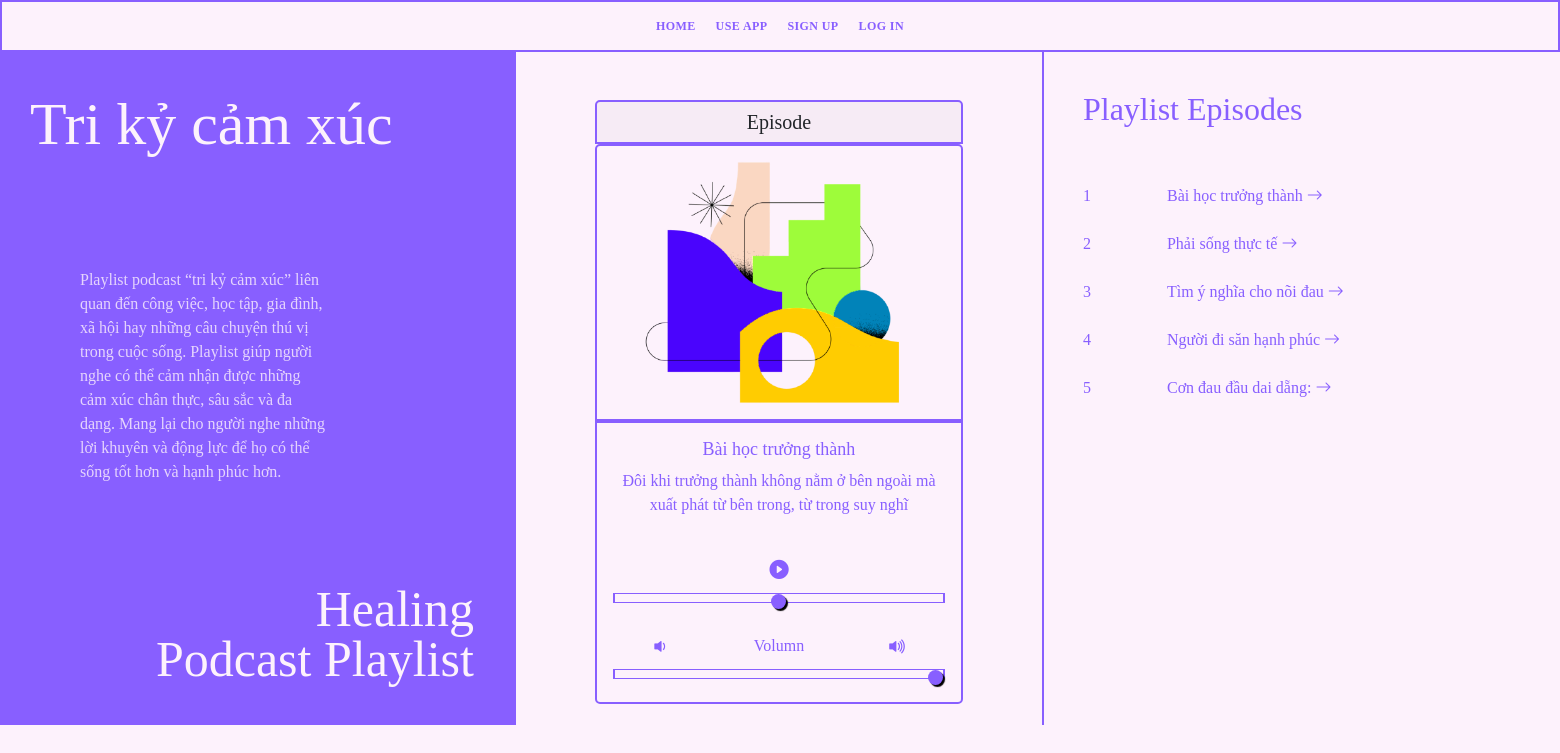
The page /playlist_play/1 on the database its author committed.
### app.py (models this page shows)
class Playlists(db.Model):
    id = db.Column(db.Integer, primary_key=True)
    title = db.Column(db.String(255), nullable=False)
    description = db.Column(db.Text, nullable=False)
    audios = db.relationship('Audio', backref='playlist')

class Audio(db.Model):
    id = db.Column(db.Integer, primary_key=True)
    name = db.Column(db.String(64), unique=True)
    title = db.Column(db.String(255), nullable=False)
    description = db.Column(db.Text, nullable=False)
    path = db.Column(db.String(256))
    date_posted = db.Column(db.DateTime, default=datetime.utcnow)
    playlist_id = db.Column(db.Integer, db.ForeignKey('playlists.id'))

### app.py (the view)
@app.route("/playlist_play/<int:id>", methods=["GET", "POST"])
def playlist_play(id):
    playlist = Playlists.query.get_or_404(id)
    podcast = Audio.query.filter_by(playlist_id=id).first()
    name = 'audio_files/' + podcast.name
    all_podcasts = Audio.query.order_by(Audio.date_posted)
    return render_template('playlist_play.html', playlist=playlist, podcast=podcast, name=name, all_podcasts=all_podcasts)

### form_backup.py
class SearchForm(FlaskForm):
    searched = StringField("Searched", validators=[DataRequired()])
    submit = SubmitField("Search now")

### app.py (called while the page is built)
@app.context_processor
def base():
    form = SearchForm()
    return dict(form=form)

### templates/playlist_play.html (shortened to what this page needs)
{% include 'navbar3.html' %}
    <div class="row">
        <div class="col-4" style="background-color: var(--purple-color); height: 675px; margin-top: 50px;">
            <h1 class="text-bg medium-heading" style="margin-left:30px; margin-top: 50px;">{{playlist.title}}</h1>
            <p class="text-bg opacity-8" style="margin-left: 80px; margin-top: 120px; max-width: 250px;">{{playlist.description}}</p>
            <h1 class="text-bg small-heading text-right" style="margin-right:30px; margin-top: 100px;">Healing <br> Podcast Playlist</h1>
        </div>
        <div class="col-4 text-center border-right " style="margin-top: 50px;">
            <div class="card up" style="width: 23rem; margin: auto; margin-top:50px; ">
              <h5 class="card-header border-purple">Episode</h5>
              <img src="{{ url_for('static', filename = 'imgs/shapes/rm_6.png') }}" class="card-img-top border-purple" style="background: transparents;">
              <div class="card-body card-primary-color">
                <h4 class="card-title">{{podcast.title}}</h4>
                <p class="card-text">{{podcast.description}}</p>
                <br>
                <div id="audio-player-container">
                  <div id="seek-container">
                    <div class="row">
                      <div class="col">
                      </div>
                      <div class="col" style="font-size: larger;">
                        <div id="play-pause-container">
                          <i id="play-button" class="bi bi-play-circle-fill"></i>
                        </div>
                      </div>
                      <div class="col">
                      </div>
                    </div>
                    <input id="seekslider" class="my-slider" type="range" min="0" step="1" value="">
                  </div>
                  <br>
                  <div id="volume-container">
                    <div class="row">
                      <div class="col">
                        <div id="vol-down-btn" class="vol-btn" style="font-size:larger">
                          <i class="bi bi-volume-down-fill"></i>
                        </div>
                      </div>
                      <div class="col">
                        <div>Volumn</div>
                      </div>
                      <div class="col">
                        <div id="vol-up-btn" class="vol-btn" style="font-size:larger">
                          <i class="bi bi-volume-up-fill"></i>
                        </div>
                      </div>
                    </div>
                    <input id="volume-slider" class="my-slider" type="range" min="0" max="1" value="1" step="0.1"> <br>
                  </div>
                </div>
              </div>
            </div>
        </div>
        <div class="col-4 text-purple" style="margin-top: 90px;">
          <div class="container" style="margin-left: 15px">
            <h2 class="moveLeft">Playlist Episodes</h2>
            <br><br>
            {% for podcast in all_podcasts %}
              {% if podcast.playlist_id == playlist.id %}
                <div class="row border-bottom-episode episode moveLeft">
                  <div class="col-2">
                    <div>{{podcast.id}}</div>
                  </div>
                  <div class="col-10">
                    <a href="{{url_for('podcast', id=podcast.id)}}">{{podcast.title}} <i class="bi bi-arrow-right"></i></a>
                  </div>
                </div>
                <br>
              {% endif %}
            {% endfor %}
          </div>
        </div>
    </div>

### static/css/index.css (style rules this page uses)
:root { --dark-color: black; --body-font-size: 1.2rem; --body-font-color: var(--purple-color); --body-font-active: #8774f1; --purple-color-dark: #5215fc; --purple-color: #885fff; --purple-color-light: #8774f1; --pink-color: #ee93a9; --light-color: #febfad; --bg-color: #fdf2fc; --dark-light-color: #1e1e1e; --bs-border-width: 1px; --bs-border-style: solid; --white-color: white; --gray-color: #f1f1f1; }
body { background-color: var(--bg-color); background-attachment: fixed; color: #4e4e4e; font-family: Cambria, Cochin, Georgia, Times, 'Times New Roman', serif; max-width: 100%; overflow-x: hidden; }
a { color: var(--purple-color); text-decoration: none; transition: all 0.5s; }
.my-slider { appearance: none; width: 100%; height: 10px; border: 2px solid var(--purple-color); }
.border-purple { border: 2px solid var(--purple-color); }
.border-right { border-right: 2px solid var(--purple-color); }
.text-purple { color: var(--purple-color-light); }
.text-bg { color: var(--bg-color); }
.medium-heading { font-size: 60px; line-height: 80%; }
.small-heading { font-size: 50px; line-height: 100%; }
.text-right { text-align: right; }
.card { --bs-card-bg: transparent; }
.card-primary-color { background-color: var(--bg-color); color: var(--purple-color); border: 2px solid var(--purple-color); border-bottom-left-radius: 5px; border-bottom-right-radius: 5px; }
.opacity-8 { opacity: 0.8; }
.card-title { font-size: 18px; }
.text-purple { color: var(--purple-color); }
.moveLeft { opacity: 0; filter: blur(10px); transform: translateX(400px); transition: all 1.5s; }
.moveLeftAlready { opacity: 1; filter: blur(0); transform: translateX(0); }
.up { opacity: 0; filter: blur(10px); transform: translateY(200px); transition: all 1.5s; }
.upAlready { opacity: 1; filter: blur(0); transform: translateY(0); }

### rows shown on the page
Playlists: title "Tri kỷ cảm xúc", description "Playlist podcast “tri kỷ cảm xúc” liên quan đến công việc, học tập, gia đình, xã hội hay những câu chuyện thú vị trong cuộc sống. Playlist giúp người nghe có thể cảm nhận được những cảm xúc chân thực, sâu sắc và đa dạng. Mang lại cho người nghe những lời khuyên và động lực để họ có thể sống tốt hơn và hạnh phúc hơn."
Audio: title "Bài học trưởng thành", description "Đôi khi trưởng thành không nằm ở bên ngoài mà xuất phát từ bên trong, từ trong suy nghĩ", id "1"
Audio: id "2", title "Phải sống thực tế"
Audio: id "3", title "Tìm ý nghĩa cho nõi đau"
Audio: id "4", title "Người đi săn hạnh phúc"
Audio: id "5", title "Cơn đau đầu dai dẵng:"
